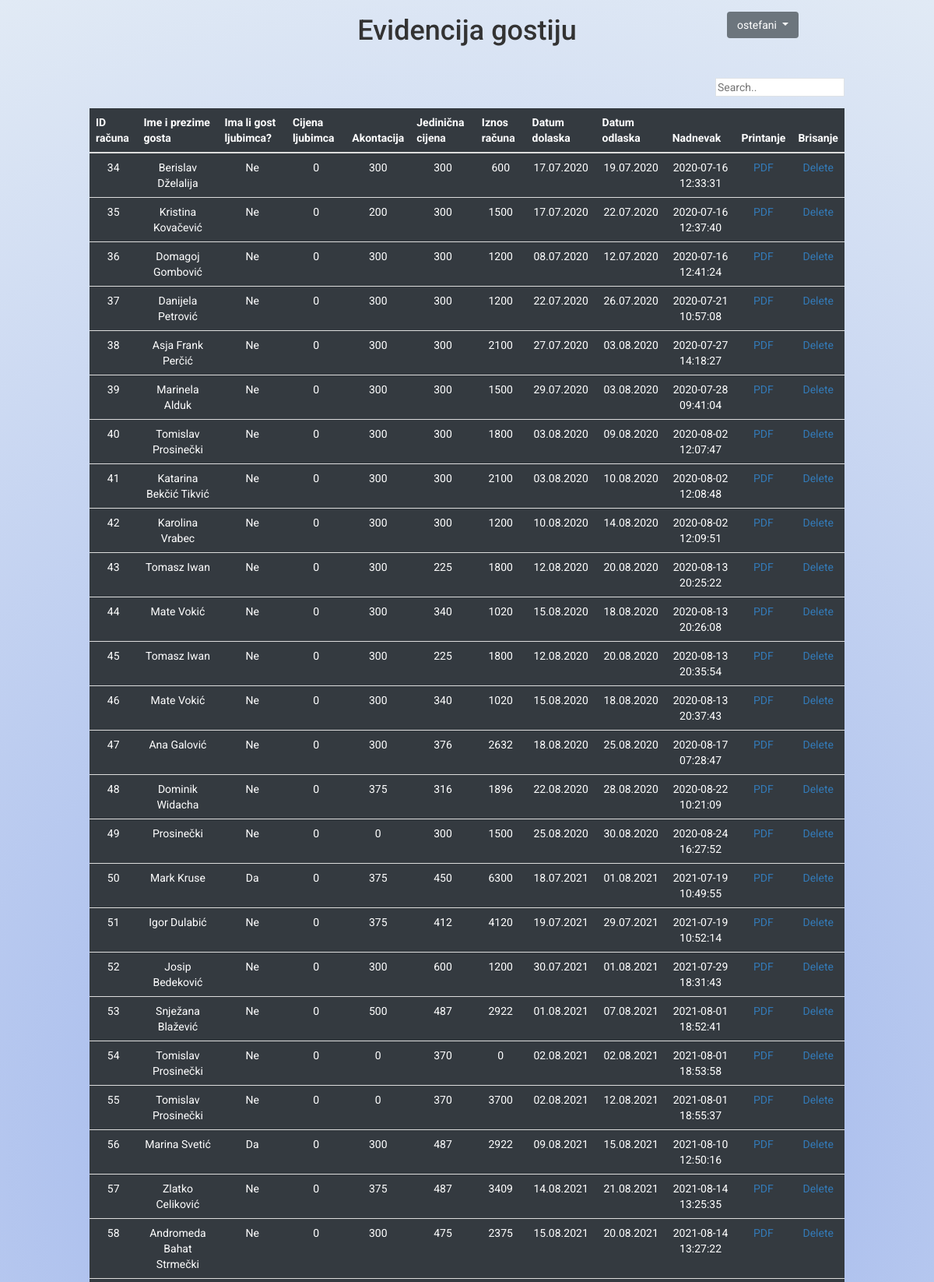
Screenshot of /guest_evidention.php (signed in, upper part) with the database file from the repository.
### tables this page shows
CREATE TABLE `bill` (
  `id` int(11) NOT NULL,
  `guest_name` varchar(40) NOT NULL,
  `has_pet` tinyint(1) NOT NULL DEFAULT 0,
  `pet_price` int(11) NOT NULL,
  `accontation` float NOT NULL,
  `unit_price` float NOT NULL,
  `date_from` date NOT NULL,
  `date_to` date NOT NULL,
  `date_of_bill` timestamp NOT NULL DEFAULT current_timestamp()
);

### guest_evidention.php (the view, shortened to what this page needs)
<!DOCTYPE html>
<html lang="en">
<head>
	<?php include 'libraries.php'; ?>
</head>
<body>
	<?php
	function totalPrice($noNights, $unitPrice, $hasPet, $petPrice)
	{
		$total = 0;
		if ($hasPet == 1) {
			$total = ($noNights * $unitPrice) + ($noNights * $petPrice);
		} else {
			$total = $noNights * $unitPrice;
		}
		return $total;
	}
	$conn = db();
	$user = $_SESSION['username'];
	$sql_bill = 'SELECT * FROM bill;';
	$result = $conn->query($sql_bill);
	?>
	<div class="container-fluid">
		<div class="row justify-content-around">
			<div class="col-2"></div>
			<div class="col-4">
				<h1 class="pb-3 mb-4 text-center ">Evidencija gostiju</h1>
			</div>
			<div class="col-2 text-center mt-4">
				<div class="dropdown">
					<button class="btn btn-secondary dropdown-toggle" type="button" id="dropdownMenuButton" data-toggle="dropdown" aria-haspopup="true" aria-expanded="false">
						<?php echo $user; ?>
					</button>
				</div>
			</div>
		</div>
		<div class="row justify-content-center">
			<div class="col-10 text-right m-4">
				<input id="guestSearch" type="text" placeholder="Search.." class="border">
			</div>
		</div>
		<div class="row justify-content-around">
			<div class="col-10" style="overflow-x: auto;">
				<table class="table table-dark text-center ">
					<thead>
						<tr>
							<th scope="col">ID računa</th>
							<th scope="col">Ime i prezime gosta</th>
							<th scope="col">Ima li gost ljubimca?</th>
							<th scope="col">Cijena ljubimca</th>
							<th scope="col">Akontacija</th>
							<th scope="col">Jedinična cijena</th>
							<th scope="col">Iznos računa</th>
							<th scope="col">Datum dolaska</th>
							<th scope="col">Datum odlaska</th>
							<th scope="col">Nadnevak</th>
							<th scope="col">Printanje</th>
							<th scope="col">Brisanje</th>
						</tr>
					</thead>
					<tbody id="guestTable">
						<?php
						foreach ($result as $r) {
							$date_from = new DateTime($r['date_from']);
							$date_to = new DateTime($r['date_to']);
							$noNights = $date_to->diff($date_from)->format("%d");
							$date_from = $date_from->format('d.m.Y');
							$date_to = $date_to->format('d.m.Y');
							echo '<tr>
                        <td scope="row">' . $r['id'] . '</td>
                        <td>' . $r['guest_name'] . '</td>';
							if ($r['has_pet'] == 1) {
								echo '<td>Da</td>';
								echo '<td>' . $r['pet_price'] . '</td>';
							} else {
								echo '<td>Ne</td>';
								echo '<td>0</td>';
							}
							echo    '<td>' . $r['accontation'] . '</td>
                        <td>' . $r['unit_price'] . '</td>';
							echo  '<td>' . totalPrice($noNights, $r['unit_price'], $r['has_pet'], $r['pet_price']) . '</td>
                        <td>' . $date_from . '</td>
                        <td>' . $date_to . '</td>
                        <td>' . $r['date_of_bill'] . '</td>
                        <td><a href = "bill_print.php?id_bill=' . $r['id'] . '" target="_blank">PDF</a></td>
						<td><a href = "delete_id.php?id_bill=' . $r['id'] . '" target="_self">Delete</a></td>
                        </tr>';
						}
						?>
					</tbody>
				</table>
			</div>
		</div>
	</div>
</body>
</html>

### libraries.php (shortened to what this page needs)
<link rel="stylesheet" href="https://stackpath.bootstrapcdn.com/bootstrap/4.3.1/css/bootstrap.min.css">
<link rel="stylesheet" type="text/css" href="datepicker/daterangepicker-bs3.css" />
<link href="http://netdna.bootstrapcdn.com/bootstrap/3.0.0/css/bootstrap.min.css" rel="stylesheet">
<link href="style.css" type="text/css" rel="stylesheet">

### style.css (style rules this page uses)
body { background: rgb(154,177,235); background: radial-gradient(circle, rgba(154,177,235,1) 0%, rgba(225,234,245,1) 100%); font-family: 'Roboto', sans-serif; }
table tr td a:link { text-decoration:none; }

### rows the page displays
bill: id "34", guest_name "Berislav Dželalija", shows "Ne", accontation "300", unit_price "300", date_to+date_from+unit_price "600", date_from "17.07.2020", date_to "19.07.2020", date_of_bill "2020-07-16 12:33:31"
bill: id "35", guest_name "Kristina Kovačević", shows "Ne", accontation "200", unit_price "300", date_to+date_from+unit_price "1500", date_from "17.07.2020", date_to "22.07.2020", date_of_bill "2020-07-16 12:37:40"
bill: id "36", guest_name "Domagoj Gombović", shows "Ne", accontation "300", unit_price "300", date_to+date_from+unit_price "1200", date_from "08.07.2020", date_to "12.07.2020", date_of_bill "2020-07-16 12:41:24"
bill: id "37", guest_name "Danijela Petrović", shows "Ne", accontation "300", unit_price "300", date_to+date_from+unit_price "1200", date_from "22.07.2020", date_to "26.07.2020", date_of_bill "2020-07-21 10:57:08"
bill: id "38", guest_name "Asja Frank Perčić", shows "Ne", accontation "300", unit_price "300", date_to+date_from+unit_price "2100", date_from "27.07.2020", date_to "03.08.2020", date_of_bill "2020-07-27 14:18:27"
bill: id "39", guest_name "Marinela Alduk", shows "Ne", accontation "300", unit_price "300", date_to+date_from+unit_price "1500", date_from "29.07.2020", date_to "03.08.2020", date_of_bill "2020-07-28 09:41:04"
bill: id "40", guest_name "Tomislav Prosinečki", shows "Ne", accontation "300", unit_price "300", date_to+date_from+unit_price "1800", date_from "03.08.2020", date_to "09.08.2020", date_of_bill "2020-08-02 12:07:47"
bill: id "41", guest_name "Katarina Bekčić Tikvić", shows "Ne", accontation "300", unit_price "300", date_to+date_from+unit_price "2100", date_from "03.08.2020", date_to "10.08.2020", date_of_bill "2020-08-02 12:08:48"
bill: id "42", guest_name "Karolina Vrabec", shows "Ne", accontation "300", unit_price "300", date_to+date_from+unit_price "1200", date_from "10.08.2020", date_to "14.08.2020", date_of_bill "2020-08-02 12:09:51"
bill: id "43", guest_name "Tomasz Iwan", shows "Ne", accontation "300", unit_price "225", date_to+date_from+unit_price "1800", date_from "12.08.2020", date_to "20.08.2020", date_of_bill "2020-08-13 20:25:22"
bill: id "44", guest_name "Mate Vokić", shows "Ne", accontation "300", unit_price "340", date_to+date_from+unit_price "1020", date_from "15.08.2020", date_to "18.08.2020", date_of_bill "2020-08-13 20:26:08"
bill: id "45", guest_name "Tomasz Iwan", shows "Ne", accontation "300", unit_price "225", date_to+date_from+unit_price "1800", date_from "12.08.2020", date_to "20.08.2020", date_of_bill "2020-08-13 20:35:54"
bill: id "46", guest_name "Mate Vokić", shows "Ne", accontation "300", unit_price "340", date_to+date_from+unit_price "1020", date_from "15.08.2020", date_to "18.08.2020", date_of_bill "2020-08-13 20:37:43"
bill: id "47", guest_name "Ana Galović", shows "Ne", accontation "300", unit_price "376", date_to+date_from+unit_price "2632", date_from "18.08.2020", date_to "25.08.2020", date_of_bill "2020-08-17 07:28:47"
bill: id "48", guest_name "Dominik Widacha", shows "Ne", accontation "375", unit_price "316", date_to+date_from+unit_price "1896", date_from "22.08.2020", date_to "28.08.2020", date_of_bill "2020-08-22 10:21:09"
bill: id "49", guest_name "Prosinečki", shows "Ne", accontation "0", unit_price "300", date_to+date_from+unit_price "1500", date_from "25.08.2020", date_to "30.08.2020", date_of_bill "2020-08-24 16:27:52"
bill: id "50", guest_name "Mark Kruse", pet_price "0", accontation "375", unit_price "450", date_to+date_from+unit_price "6300", date_from "18.07.2021", date_to "01.08.2021", date_of_bill "2021-07-19 10:49:55"
bill: id "51", guest_name "Igor Dulabić", shows "Ne", accontation "375", unit_price "412", date_to+date_from+unit_price "4120", date_from "19.07.2021", date_to "29.07.2021", date_of_bill "2021-07-19 10:52:14"
bill: id "52", guest_name "Josip Bedeković", shows "Ne", accontation "300", unit_price "600", date_to+date_from+unit_price "1200", date_from "30.07.2021", date_to "01.08.2021", date_of_bill "2021-07-29 18:31:43"
bill: id "53", guest_name "Snježana Blažević", shows "Ne", accontation "500", unit_price "487", date_to+date_from+unit_price "2922", date_from "01.08.2021", date_to "07.08.2021", date_of_bill "2021-08-01 18:52:41"
bill: id "54", guest_name "Tomislav Prosinečki", shows "Ne", accontation "0", unit_price "370", has_pet "0", date_from "02.08.2021", date_to "02.08.2021", date_of_bill "2021-08-01 18:53:58"
bill: id "55", guest_name "Tomislav Prosinečki", shows "Ne", accontation "0", unit_price "370", date_to+date_from+unit_price "3700", date_from "02.08.2021", date_to "12.08.2021", date_of_bill "2021-08-01 18:55:37"
bill: id "56", guest_name "Marina Svetić", pet_price "0", accontation "300", unit_price "487", date_to+date_from+unit_price "2922", date_from "09.08.2021", date_to "15.08.2021", date_of_bill "2021-08-10 12:50:16"
bill: id "57", guest_name "Zlatko Celiković", shows "Ne", accontation "375", unit_price "487", date_to+date_from+unit_price "3409", date_from "14.08.2021", date_to "21.08.2021", date_of_bill "2021-08-14 13:25:35"
bill: id "58", guest_name "Andromeda Bahat Strmečki", shows "Ne", accontation "300", unit_price "475", date_to+date_from+unit_price "2375", date_from "15.08.2021", date_to "20.08.2021", date_of_bill "2021-08-14 13:27:22"

### other values shown
$user "ostefani"
